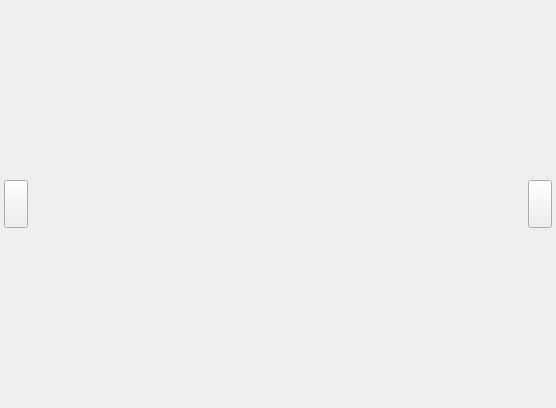
<?xml version="1.0" encoding="UTF-8"?>
<ui version="4.0">
 <class>Form</class>
 <widget class="QWidget" name="Form">
  <property name="geometry">
   <rect>
    <x>0</x>
    <y>0</y>
    <width>556</width>
    <height>408</height>
   </rect>
  </property>
  <property name="windowTitle">
   <string>Form</string>
  </property>
  <layout class="QGridLayout" name="gridLayout">
   <property name="leftMargin">
    <number>4</number>
   </property>
   <property name="topMargin">
    <number>4</number>
   </property>
   <property name="rightMargin">
    <number>4</number>
   </property>
   <property name="bottomMargin">
    <number>4</number>
   </property>
   <property name="spacing">
    <number>2</number>
   </property>
   <item row="0" column="0">
    <widget class="QWidget" name="widget" native="true">
     <layout class="QHBoxLayout" name="horizontalLayout">
      <property name="spacing">
       <number>0</number>
      </property>
      <property name="leftMargin">
       <number>0</number>
      </property>
      <property name="topMargin">
       <number>0</number>
      </property>
      <property name="rightMargin">
       <number>0</number>
      </property>
      <property name="bottomMargin">
       <number>0</number>
      </property>
      <item>
       <widget class="QPushButton" name="btn_prev">
        <property name="maximumSize">
         <size>
          <width>24</width>
          <height>48</height>
         </size>
        </property>
        <property name="text">
         <string/>
        </property>
        <property name="icon">
         <iconset resource="../icon.qrc">
          <normaloff>:/icon/img/svg_icons/chevron-left.svg</normaloff>:/icon/img/svg_icons/chevron-left.svg</iconset>
        </property>
       </widget>
      </item>
      <item>
       <widget class="QLabel" name="lab_image">
        <property name="maximumSize">
         <size>
          <width>500</width>
          <height>400</height>
         </size>
        </property>
        <property name="text">
         <string/>
        </property>
        <property name="pixmap">
         <pixmap resource="../pomoc.qrc">:/pomoc/img/pomoc/follow up 1.png</pixmap>
        </property>
        <property name="scaledContents">
         <bool>true</bool>
        </property>
       </widget>
      </item>
      <item>
       <widget class="QPushButton" name="btn_next">
        <property name="maximumSize">
         <size>
          <width>24</width>
          <height>48</height>
         </size>
        </property>
        <property name="text">
         <string/>
        </property>
        <property name="icon">
         <iconset resource="../icon.qrc">
          <normaloff>:/icon/img/svg_icons/chevron-right.svg</normaloff>:/icon/img/svg_icons/chevron-right.svg</iconset>
        </property>
       </widget>
      </item>
     </layout>
    </widget>
   </item>
  </layout>
 </widget>
 <resources>
  <include location="../pomoc.qrc"/>
  <include location="../icon.qrc"/>
 </resources>
 <connections/>
</ui>
